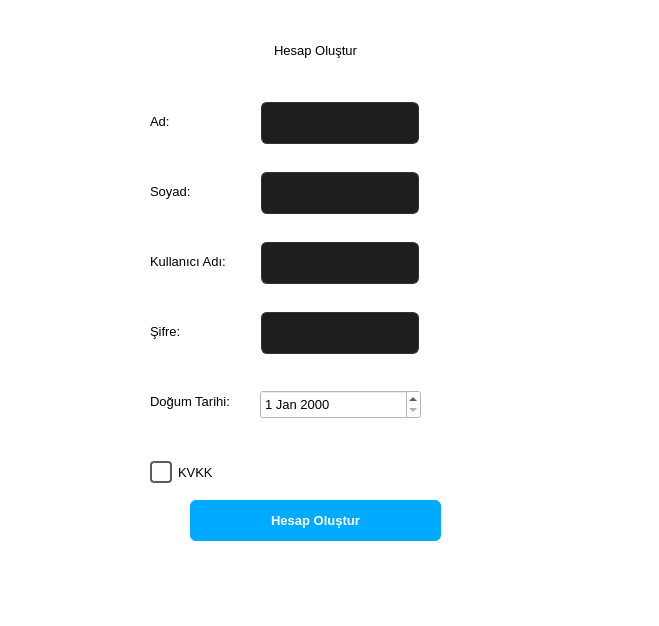
<?xml version="1.0" encoding="UTF-8"?>
<ui version="4.0">
 <class>MainWindow</class>
 <widget class="QMainWindow" name="MainWindow">
  <property name="geometry">
   <rect>
    <x>0</x>
    <y>0</y>
    <width>659</width>
    <height>626</height>
   </rect>
  </property>
  <property name="palette">
   <palette>
    <active>
     <colorrole role="WindowText">
      <brush brushstyle="SolidPattern">
       <color alpha="255">
        <red>0</red>
        <green>0</green>
        <blue>0</blue>
       </color>
      </brush>
     </colorrole>
     <colorrole role="Button">
      <brush brushstyle="SolidPattern">
       <color alpha="255">
        <red>255</red>
        <green>255</green>
        <blue>255</blue>
       </color>
      </brush>
     </colorrole>
     <colorrole role="Text">
      <brush brushstyle="SolidPattern">
       <color alpha="255">
        <red>0</red>
        <green>0</green>
        <blue>0</blue>
       </color>
      </brush>
     </colorrole>
     <colorrole role="ButtonText">
      <brush brushstyle="SolidPattern">
       <color alpha="255">
        <red>0</red>
        <green>0</green>
        <blue>0</blue>
       </color>
      </brush>
     </colorrole>
     <colorrole role="Base">
      <brush brushstyle="SolidPattern">
       <color alpha="255">
        <red>255</red>
        <green>255</green>
        <blue>255</blue>
       </color>
      </brush>
     </colorrole>
     <colorrole role="Window">
      <brush brushstyle="SolidPattern">
       <color alpha="255">
        <red>255</red>
        <green>255</green>
        <blue>255</blue>
       </color>
      </brush>
     </colorrole>
     <colorrole role="PlaceholderText">
      <brush brushstyle="SolidPattern">
       <color alpha="128">
        <red>0</red>
        <green>0</green>
        <blue>0</blue>
       </color>
      </brush>
     </colorrole>
    </active>
    <inactive>
     <colorrole role="WindowText">
      <brush brushstyle="SolidPattern">
       <color alpha="255">
        <red>0</red>
        <green>0</green>
        <blue>0</blue>
       </color>
      </brush>
     </colorrole>
     <colorrole role="Button">
      <brush brushstyle="SolidPattern">
       <color alpha="255">
        <red>255</red>
        <green>255</green>
        <blue>255</blue>
       </color>
      </brush>
     </colorrole>
     <colorrole role="Text">
      <brush brushstyle="SolidPattern">
       <color alpha="255">
        <red>0</red>
        <green>0</green>
        <blue>0</blue>
       </color>
      </brush>
     </colorrole>
     <colorrole role="ButtonText">
      <brush brushstyle="SolidPattern">
       <color alpha="255">
        <red>0</red>
        <green>0</green>
        <blue>0</blue>
       </color>
      </brush>
     </colorrole>
     <colorrole role="Base">
      <brush brushstyle="SolidPattern">
       <color alpha="255">
        <red>255</red>
        <green>255</green>
        <blue>255</blue>
       </color>
      </brush>
     </colorrole>
     <colorrole role="Window">
      <brush brushstyle="SolidPattern">
       <color alpha="255">
        <red>255</red>
        <green>255</green>
        <blue>255</blue>
       </color>
      </brush>
     </colorrole>
     <colorrole role="PlaceholderText">
      <brush brushstyle="SolidPattern">
       <color alpha="128">
        <red>0</red>
        <green>0</green>
        <blue>0</blue>
       </color>
      </brush>
     </colorrole>
    </inactive>
    <disabled>
     <colorrole role="WindowText">
      <brush brushstyle="SolidPattern">
       <color alpha="255">
        <red>0</red>
        <green>0</green>
        <blue>0</blue>
       </color>
      </brush>
     </colorrole>
     <colorrole role="Button">
      <brush brushstyle="SolidPattern">
       <color alpha="255">
        <red>255</red>
        <green>255</green>
        <blue>255</blue>
       </color>
      </brush>
     </colorrole>
     <colorrole role="Text">
      <brush brushstyle="SolidPattern">
       <color alpha="255">
        <red>0</red>
        <green>0</green>
        <blue>0</blue>
       </color>
      </brush>
     </colorrole>
     <colorrole role="ButtonText">
      <brush brushstyle="SolidPattern">
       <color alpha="255">
        <red>0</red>
        <green>0</green>
        <blue>0</blue>
       </color>
      </brush>
     </colorrole>
     <colorrole role="Base">
      <brush brushstyle="SolidPattern">
       <color alpha="255">
        <red>255</red>
        <green>255</green>
        <blue>255</blue>
       </color>
      </brush>
     </colorrole>
     <colorrole role="Window">
      <brush brushstyle="SolidPattern">
       <color alpha="255">
        <red>255</red>
        <green>255</green>
        <blue>255</blue>
       </color>
      </brush>
     </colorrole>
     <colorrole role="PlaceholderText">
      <brush brushstyle="SolidPattern">
       <color alpha="128">
        <red>0</red>
        <green>0</green>
        <blue>0</blue>
       </color>
      </brush>
     </colorrole>
    </disabled>
   </palette>
  </property>
  <property name="windowTitle">
   <string>MainWindow</string>
  </property>
  <property name="styleSheet">
   <string notr="true">/* Ana Pencere ve Genel Arkaplan */
QWidget {
    background-color: #ffffff;
    color: #000000;
    font-family: &quot;Segoe UI&quot;, sans-serif;
    font-size: 10pt;
}

/* Giriş Alanları (LineEdit, TextEdit vb.) */
QLineEdit, QTextEdit, QPlainTextEdit {
    background-color: #1e1e1e;
    border: 1px solid #333333;
    border-radius: 6px;
    padding: 8px;
    color: #ffffff;
    selection-background-color: #3d5afe;
}

QLineEdit:focus {
    border: 2px solid #3d5afe;
}

/* Buton Tasarımı */
QPushButton {
    background-color: #00aaff;
    color: white;
    border: none;
    border-radius: 6px;
    padding: 10px 20px;
    font-weight: bold;
}

QPushButton:hover {
    background-color: #536dfe;
}

QPushButton:pressed {
    background-color: #2641e0;
}

/* Listeler ve Tablolar */
QListWidget, QTreeWidget, QTableWidget {
    background-color: #1e1e1e;
    border: 1px solid #333333;
    alternate-background-color: #252525;
    show-decoration-selected: 1;
}

QListWidget::item:selected, QTreeWidget::item:selected {
    background-color: #3d5afe;
    border-radius: 4px;
}

/* Kaydırma Çubukları (Scrollbar) - Modern İnce Görünüm */
QScrollBar:vertical {
    border: none;
    background: #121212;
    width: 10px;
    margin: 0px;
}

QScrollBar::handle:vertical {
    background: #333333;
    min-height: 20px;
    border-radius: 5px;
}

QScrollBar::handle:vertical:hover {
    background: #444444;
}

/* Checkbox (Onay Kutusu) */
QCheckBox::indicator {
    width: 18px;
    height: 18px;
}

QCheckBox::indicator:unchecked {
    border: 2px solid #5c5c5c;
    border-radius: 4px;
    background: transparent;
}

QCheckBox::indicator:checked {
    background-color: #3d5afe;
    border: 2px solid #3d5afe;
    border-radius: 4px;
    image: url(check_icon.svg); /* Varsa ikon ekleyebilirsin */
}
</string>
  </property>
  <widget class="QWidget" name="centralwidget">
   <widget class="QWidget" name="widget" native="true">
    <property name="geometry">
     <rect>
      <x>140</x>
      <y>20</y>
      <width>351</width>
      <height>541</height>
     </rect>
    </property>
    <widget class="QLabel" name="label">
     <property name="geometry">
      <rect>
       <x>90</x>
       <y>20</y>
       <width>171</width>
       <height>21</height>
      </rect>
     </property>
     <property name="text">
      <string>Hesap Oluştur</string>
     </property>
     <property name="alignment">
      <set>Qt::AlignmentFlag::AlignCenter</set>
     </property>
    </widget>
    <widget class="QLineEdit" name="lineEdit">
     <property name="geometry">
      <rect>
       <x>121</x>
       <y>82</y>
       <width>158</width>
       <height>42</height>
      </rect>
     </property>
    </widget>
    <widget class="QLineEdit" name="lineEdit_2">
     <property name="geometry">
      <rect>
       <x>121</x>
       <y>152</y>
       <width>158</width>
       <height>42</height>
      </rect>
     </property>
    </widget>
    <widget class="QLineEdit" name="lineEdit_3">
     <property name="geometry">
      <rect>
       <x>121</x>
       <y>222</y>
       <width>158</width>
       <height>42</height>
      </rect>
     </property>
    </widget>
    <widget class="QLineEdit" name="lineEdit_4">
     <property name="geometry">
      <rect>
       <x>121</x>
       <y>292</y>
       <width>158</width>
       <height>42</height>
      </rect>
     </property>
    </widget>
    <widget class="QCheckBox" name="checkBox">
     <property name="geometry">
      <rect>
       <x>10</x>
       <y>440</y>
       <width>81</width>
       <height>25</height>
      </rect>
     </property>
     <property name="text">
      <string>KVKK</string>
     </property>
    </widget>
    <widget class="QPushButton" name="pushButton">
     <property name="geometry">
      <rect>
       <x>50</x>
       <y>480</y>
       <width>251</width>
       <height>41</height>
      </rect>
     </property>
     <property name="text">
      <string>Hesap Oluştur</string>
     </property>
    </widget>
    <widget class="QLabel" name="label_2">
     <property name="geometry">
      <rect>
       <x>10</x>
       <y>90</y>
       <width>25</width>
       <height>22</height>
      </rect>
     </property>
     <property name="text">
      <string>Ad:</string>
     </property>
    </widget>
    <widget class="QLabel" name="label_3">
     <property name="geometry">
      <rect>
       <x>10</x>
       <y>160</y>
       <width>81</width>
       <height>22</height>
      </rect>
     </property>
     <property name="text">
      <string>Soyad:</string>
     </property>
    </widget>
    <widget class="QLabel" name="label_7">
     <property name="geometry">
      <rect>
       <x>10</x>
       <y>230</y>
       <width>101</width>
       <height>22</height>
      </rect>
     </property>
     <property name="text">
      <string>Kullanıcı Adı:</string>
     </property>
    </widget>
    <widget class="QLabel" name="label_8">
     <property name="geometry">
      <rect>
       <x>10</x>
       <y>300</y>
       <width>101</width>
       <height>22</height>
      </rect>
     </property>
     <property name="text">
      <string>Şifre:</string>
     </property>
    </widget>
    <widget class="QLabel" name="label_9">
     <property name="geometry">
      <rect>
       <x>10</x>
       <y>370</y>
       <width>101</width>
       <height>22</height>
      </rect>
     </property>
     <property name="text">
      <string>Doğum Tarihi:</string>
     </property>
    </widget>
    <widget class="QDateEdit" name="dateEdit">
     <property name="geometry">
      <rect>
       <x>120</x>
       <y>370</y>
       <width>161</width>
       <height>29</height>
      </rect>
     </property>
    </widget>
   </widget>
  </widget>
  <widget class="QMenuBar" name="menubar">
   <property name="geometry">
    <rect>
     <x>0</x>
     <y>0</y>
     <width>659</width>
     <height>27</height>
    </rect>
   </property>
  </widget>
  <widget class="QStatusBar" name="statusbar"/>
 </widget>
 <resources/>
 <connections/>
</ui>
